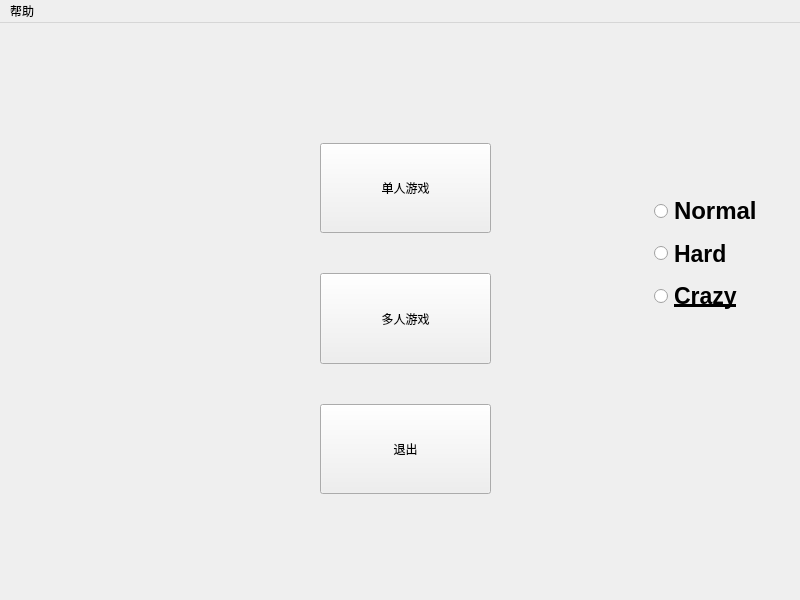
<?xml version="1.0" encoding="UTF-8"?>
<ui version="4.0">
 <class>MainWindow</class>
 <widget class="QMainWindow" name="MainWindow">
  <property name="geometry">
   <rect>
    <x>0</x>
    <y>0</y>
    <width>800</width>
    <height>600</height>
   </rect>
  </property>
  <property name="minimumSize">
   <size>
    <width>800</width>
    <height>600</height>
   </size>
  </property>
  <property name="maximumSize">
   <size>
    <width>800</width>
    <height>600</height>
   </size>
  </property>
  <property name="windowTitle">
   <string>Teris_game</string>
  </property>
  <property name="windowIcon">
   <iconset resource="myresources.qrc">
    <normaloff>:/image/neko22.ico</normaloff>:/image/neko22.ico</iconset>
  </property>
  <property name="styleSheet">
   <string notr="true"/>
  </property>
  <widget class="QWidget" name="centralwidget">
   <widget class="QWidget" name="layoutWidget">
    <property name="geometry">
     <rect>
      <x>320</x>
      <y>120</y>
      <width>171</width>
      <height>351</height>
     </rect>
    </property>
    <layout class="QVBoxLayout" name="verticalLayout">
     <property name="spacing">
      <number>40</number>
     </property>
     <item>
      <widget class="QPushButton" name="single_button">
       <property name="sizePolicy">
        <sizepolicy hsizetype="Preferred" vsizetype="Preferred">
         <horstretch>0</horstretch>
         <verstretch>0</verstretch>
        </sizepolicy>
       </property>
       <property name="autoFillBackground">
        <bool>false</bool>
       </property>
       <property name="styleSheet">
        <string notr="true"/>
       </property>
       <property name="text">
        <string>单人游戏</string>
       </property>
       <property name="autoDefault">
        <bool>false</bool>
       </property>
       <property name="default">
        <bool>false</bool>
       </property>
       <property name="flat">
        <bool>false</bool>
       </property>
      </widget>
     </item>
     <item>
      <widget class="QPushButton" name="pairbutton">
       <property name="sizePolicy">
        <sizepolicy hsizetype="Preferred" vsizetype="Preferred">
         <horstretch>0</horstretch>
         <verstretch>0</verstretch>
        </sizepolicy>
       </property>
       <property name="styleSheet">
        <string notr="true">border-image: url();</string>
       </property>
       <property name="text">
        <string>多人游戏</string>
       </property>
      </widget>
     </item>
     <item>
      <widget class="QPushButton" name="exit_button">
       <property name="sizePolicy">
        <sizepolicy hsizetype="Preferred" vsizetype="Preferred">
         <horstretch>0</horstretch>
         <verstretch>0</verstretch>
        </sizepolicy>
       </property>
       <property name="styleSheet">
        <string notr="true">border-image: url(:);</string>
       </property>
       <property name="text">
        <string>退出</string>
       </property>
      </widget>
     </item>
    </layout>
   </widget>
   <widget class="QWidget" name="layoutWidget">
    <property name="geometry">
     <rect>
      <x>650</x>
      <y>170</y>
      <width>121</width>
      <height>121</height>
     </rect>
    </property>
    <layout class="QVBoxLayout" name="verticalLayout_2" stretch="0,0,0">
     <property name="sizeConstraint">
      <enum>QLayout::SizeConstraint::SetDefaultConstraint</enum>
     </property>
     <property name="leftMargin">
      <number>4</number>
     </property>
     <item>
      <widget class="QRadioButton" name="EasyradioButton">
       <property name="sizePolicy">
        <sizepolicy hsizetype="Preferred" vsizetype="Preferred">
         <horstretch>0</horstretch>
         <verstretch>0</verstretch>
        </sizepolicy>
       </property>
       <property name="font">
        <font>
         <pointsize>18</pointsize>
         <bold>true</bold>
        </font>
       </property>
       <property name="focusPolicy">
        <enum>Qt::FocusPolicy::TabFocus</enum>
       </property>
       <property name="styleSheet">
        <string notr="true">border-image: url();
border-color: rgb(85, 255, 255);</string>
       </property>
       <property name="text">
        <string>Normal</string>
       </property>
      </widget>
     </item>
     <item>
      <widget class="QRadioButton" name="HardradioButton">
       <property name="sizePolicy">
        <sizepolicy hsizetype="Preferred" vsizetype="Preferred">
         <horstretch>0</horstretch>
         <verstretch>0</verstretch>
        </sizepolicy>
       </property>
       <property name="font">
        <font>
         <pointsize>17</pointsize>
         <bold>true</bold>
        </font>
       </property>
       <property name="focusPolicy">
        <enum>Qt::FocusPolicy::TabFocus</enum>
       </property>
       <property name="styleSheet">
        <string notr="true">border-image: url();</string>
       </property>
       <property name="text">
        <string>Hard</string>
       </property>
      </widget>
     </item>
     <item>
      <widget class="QRadioButton" name="CrazyradioButton">
       <property name="sizePolicy">
        <sizepolicy hsizetype="Preferred" vsizetype="Preferred">
         <horstretch>0</horstretch>
         <verstretch>0</verstretch>
        </sizepolicy>
       </property>
       <property name="font">
        <font>
         <pointsize>17</pointsize>
         <bold>true</bold>
         <underline>true</underline>
         <stylestrategy>PreferDefault</stylestrategy>
        </font>
       </property>
       <property name="focusPolicy">
        <enum>Qt::FocusPolicy::TabFocus</enum>
       </property>
       <property name="styleSheet">
        <string notr="true">border-image: url();</string>
       </property>
       <property name="text">
        <string>Crazy</string>
       </property>
      </widget>
     </item>
    </layout>
   </widget>
  </widget>
  <widget class="QMenuBar" name="menuBar">
   <property name="geometry">
    <rect>
     <x>0</x>
     <y>0</y>
     <width>800</width>
     <height>17</height>
    </rect>
   </property>
   <widget class="QMenu" name="menu">
    <property name="title">
     <string>帮助</string>
    </property>
    <addaction name="actionhelp"/>
   </widget>
   <addaction name="menu"/>
  </widget>
  <action name="actionhelp">
   <property name="icon">
    <iconset theme="QIcon::ThemeIcon::EditFind"/>
   </property>
   <property name="text">
    <string>how to play</string>
   </property>
  </action>
 </widget>
 <resources>
  <include location="myresources.qrc"/>
 </resources>
 <connections/>
</ui>
